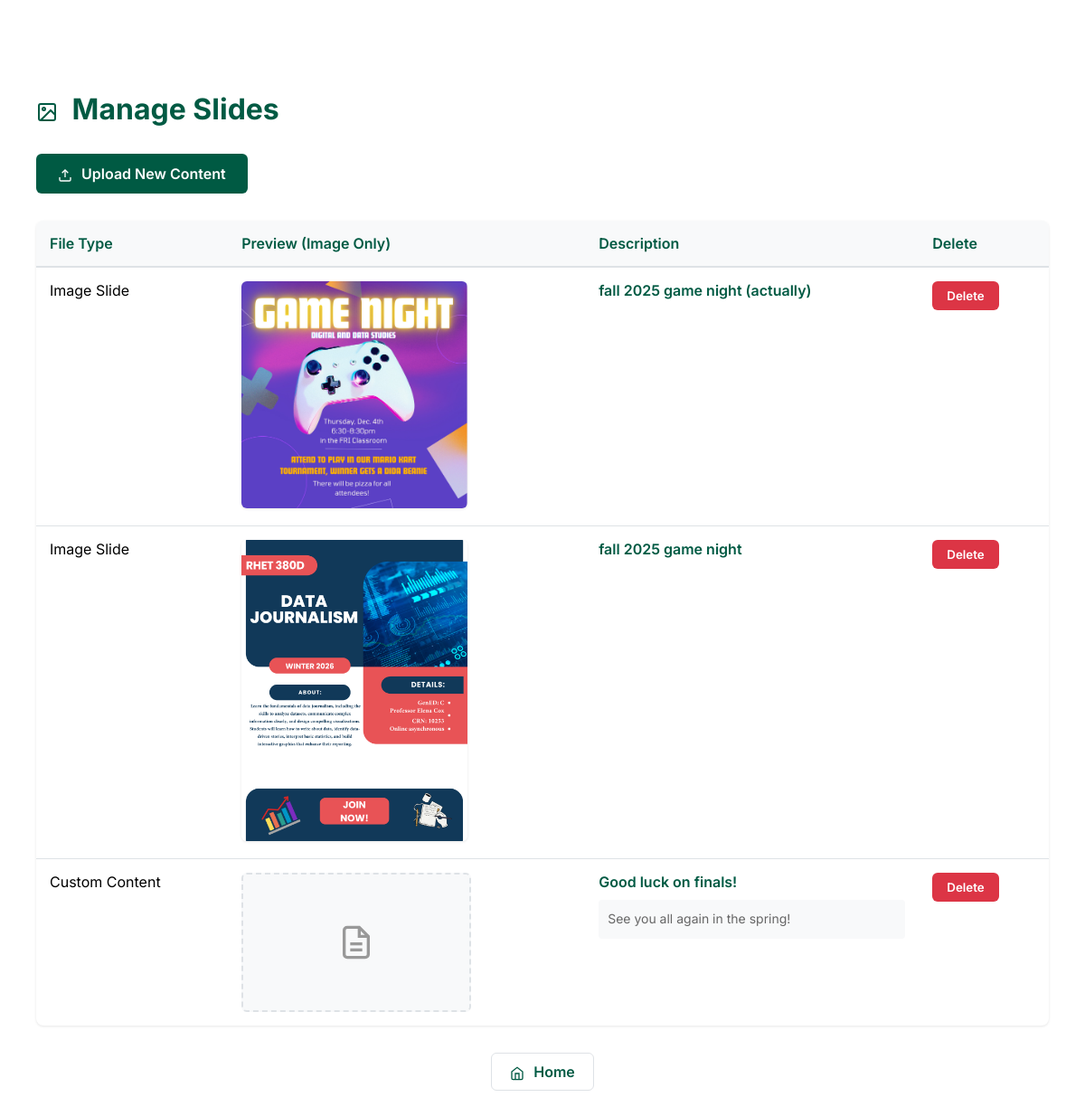
Screenshot of /allimages/ with the database file from the repository.
### posts/models.py (models this page shows, shortened)
class Post(models.Model):
    CONTENT_TYPE_CHOICES = [
        ('image', 'Image Slide'),
        ('custom', 'Custom Content'),
    ]
    content_type = models.CharField(max_length=10, choices=CONTENT_TYPE_CHOICES, default='image')
    title = models.CharField(max_length=200)
    description = models.TextField(blank=True, null=True)
    link = models.URLField(blank=True, null=True)
    cover = models.FileField(
        upload_to='images/',
        validators=[ext_validator, validate_file_mimetype],
        blank=True,
        null=True
    )

### posts/views.py (the view)
# urls.py: path("allimages/", views.all_images_view, name="all_images"),
def all_images_view(request):
    posts = Post.objects.all().order_by('-id')
    return render(request, "uploaded_images.html", {'object_list': posts})

### templates/uploaded_images.html (shortened to what this page needs)
<!DOCTYPE html>
<html>
<head>
</head>
<body>
    <div class="container">
        <h1>
            <svg width="24" height="24" viewBox="0 0 24 24" fill="none" stroke="currentColor" stroke-width="2" style="vertical-align: middle; margin-right: 8px;">
                <rect x="3" y="3" width="18" height="18" rx="2" ry="2"></rect>
                <circle cx="8.5" cy="8.5" r="1.5"></circle>
                <polyline points="21 15 16 10 5 21"></polyline>
            </svg>
            Manage Slides
        </h1>
        <a href="{% url 'go_to_post' %}" class="upload-btn">
            <svg width="16" height="16" viewBox="0 0 24 24" fill="none" stroke="currentColor" stroke-width="2" style="vertical-align: middle; margin-right: 6px;">
                <path d="M21 15v4a2 2 0 0 1-2 2H5a2 2 0 0 1-2-2v-4"></path>
                <polyline points="17 8 12 3 7 8"></polyline>
                <line x1="12" y1="3" x2="12" y2="15"></line>
            </svg>
            Upload New Content
        </a>
        {% if object_list %}
            <table class="table">
                <thead>
                    <tr>
                        <th>File Type</th>
                        <th>Preview (Image Only)</th>
                        <th>Description</th>
                        <th>Delete</th>
                    </tr>
                </thead>
                <tbody>
                    {% for post in object_list %}
                        <tr>
                            <td>
                                {% if post.content_type == 'image' %}
                                    Image Slide
                                {% else %}
                                    Custom Content
                                {% endif %}
                            </td>
                            <td>
                                {% if post.content_type == 'image' and post.cover %}
                                    <img src="{{ post.cover.url }}" alt="{{ post.title }}" width="250">
                                {% else %}
                                    <div class="custom-content-placeholder">
                                        <svg width="40" height="40" viewBox="0 0 24 24" fill="none" stroke="currentColor" stroke-width="2">
                                            <path d="M14 2H6a2 2 0 0 0-2 2v16a2 2 0 0 0 2 2h12a2 2 0 0 0 2-2V8z"></path>
                                            <polyline points="14 2 14 8 20 8"></polyline>
                                            <line x1="16" y1="13" x2="8" y2="13"></line>
                                            <line x1="16" y1="17" x2="8" y2="17"></line>
                                        </svg>
                                    </div>
                                {% endif %}
                            </td>
                            <td class="content-cell">
                                <div class="content-title">{{ post.title }}</div>
                                {% if post.description %}
                                    <div class="content-description">
                                        {{ post.description|safe }}
                                    </div>
                                {% endif %}
                            </td>
                            <td>
                                <form action="{% url 'delete_image' post.pk %}" method="POST">
                                    <button type="submit" class="delete-btn" onclick="return confirm('Are you sure you want to delete this content?')">Delete</button>
                                </form>
                            </td>
                        </tr>
                    {% endfor %}
                </tbody>
            </table>
        {% else %}
            <div class="no-images">
                <p>No content yet. Click button above to upload!</p>
            </div>
        {% endif %}
        <div style="text-align: center;">
            <a href="{% url 'home' %}" class="home-link">
                <svg width="16" height="16" viewBox="0 0 24 24" fill="none" stroke="currentColor" stroke-width="2" style="vertical-align: middle; margin-right: 6px;">
                    <path d="M3 9l9-7 9 7v11a2 2 0 0 1-2 2H5a2 2 0 0 1-2-2z"></path>
                    <polyline points="9 22 9 12 15 12 15 22"></polyline>
                </svg>
                Home
            </a>
        </div>
    </div>
</body>
</html>

### templates/uploaded_images.html (style rules this page uses)
body { font-family: 'Inter', -apple-system, BlinkMacSystemFont, 'Segoe UI', Roboto, sans-serif; margin: 0; padding: 20px; background: #fff; }
.container { max-width: 1200px; margin: 40px auto; padding: 20px; }
h1 { color: #005A43; font-weight: 700; margin-bottom: 30px; }
.upload-btn { display: inline-block; padding: 12px 24px; background: #005A43; color: white; text-decoration: none; border-radius: 6px; font-weight: 600; transition: background 0.2s; margin-bottom: 30px; }
.table { width: 100%; border-collapse: collapse; background: #fff; border-radius: 8px; overflow: hidden; box-shadow: 0 1px 3px rgba(0,0,0,0.1); }
.table thead { background: #f8f9fa; }
.table th { padding: 15px; text-align: left; font-weight: 600; color: #005A43; border-bottom: 2px solid #dee2e6; }
.table td { padding: 15px; border-bottom: 1px solid #dee2e6; vertical-align: top; }
.table tbody tr:last-child td { border-bottom: none; }
.table img { border-radius: 6px; box-shadow: 0 1px 3px rgba(0,0,0,0.1); }
.content-cell { max-width: 500px; }
.content-title { font-weight: 600; color: #005A43; margin-bottom: 10px; font-size: 16px; }
.content-description { color: #666; line-height: 1.6; font-size: 14px; margin-top: 8px; padding: 10px; background: #f8f9fa; border-radius: 4px; max-height: 200px; overflow-y: auto; }
.custom-content-placeholder { display: flex; align-items: center; justify-content: center; width: 250px; height: 150px; background: #f8f9fa; border: 2px dashed #dee2e6; border-radius: 6px; color: #999; font-weight: 600; }
.delete-btn { padding: 8px 16px; background: #dc3545; color: white; border: none; border-radius: 6px; cursor: pointer; font-family: 'Inter', sans-serif; font-weight: 600; transition: background 0.2s; }
.home-link { display: inline-block; text-align: center; margin-top: 30px; padding: 10px 20px; color: #005A43; text-decoration: none; border: 1px solid #dee2e6; border-radius: 6px; font-weight: 600; transition: all 0.2s; }

### rows the page displays
Post: content_type "Image Slide", cover (picture), title "fall 2025 game night (actually)"
Post: content_type "Image Slide", cover (picture), title "fall 2025 game night"
Post: content_type "Custom Content", title "Good luck on finals!", description "See you all again in the spring!"
